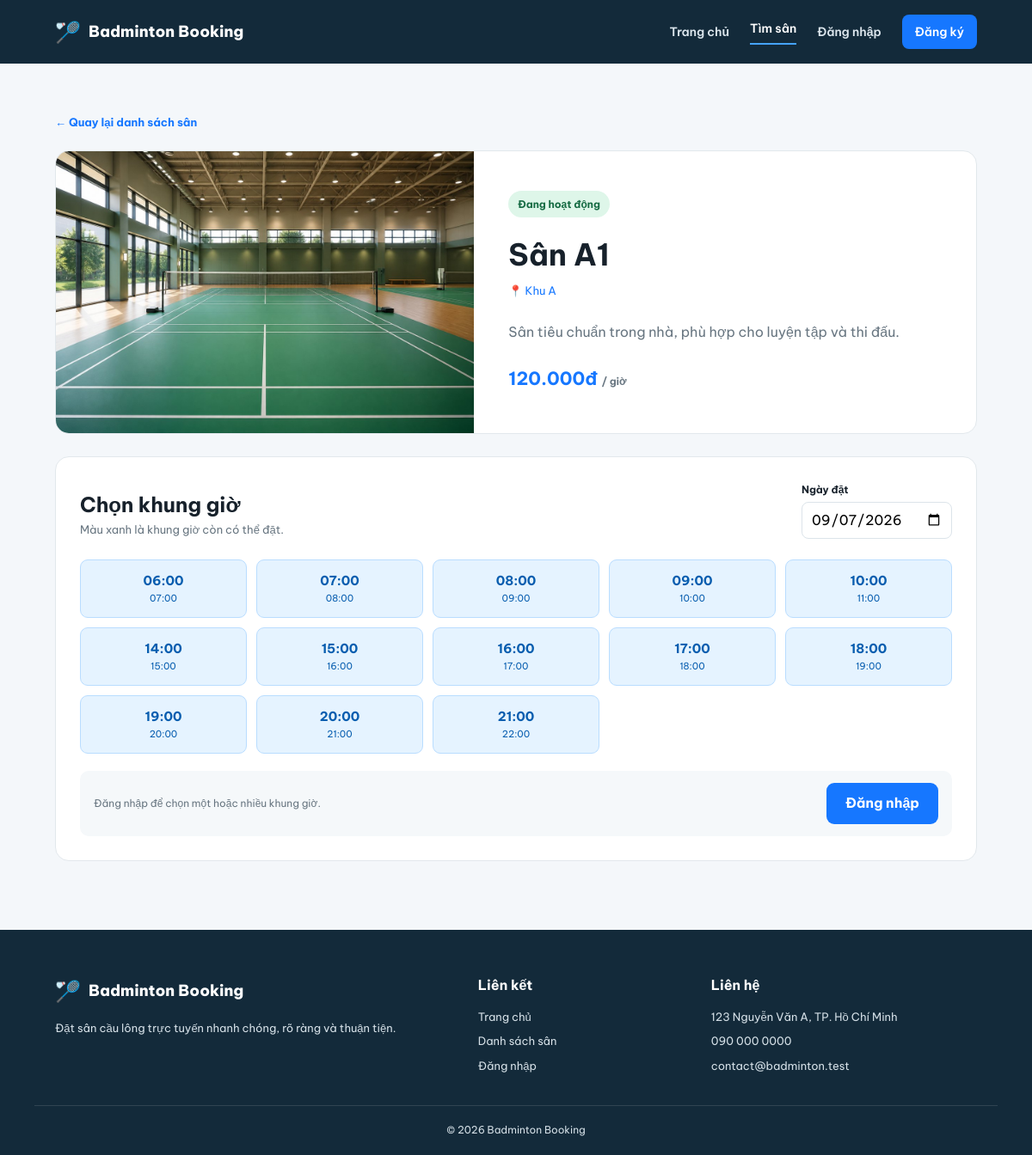
The app's page /courts/detail.php?id=1 with its own data.
### tables this page shows
CREATE TABLE courts (
    court_id INT UNSIGNED AUTO_INCREMENT PRIMARY KEY,
    court_name VARCHAR(100) NOT NULL,
    location VARCHAR(150) NOT NULL,
    description TEXT NULL,
    price_per_hour DECIMAL(10, 2) UNSIGNED NOT NULL,
    image_path VARCHAR(255) NULL,
    status ENUM('active', 'maintenance', 'inactive') NOT NULL DEFAULT 'active',
    created_at TIMESTAMP NOT NULL DEFAULT CURRENT_TIMESTAMP,
    updated_at TIMESTAMP NOT NULL DEFAULT CURRENT_TIMESTAMP ON UPDATE CURRENT_TIMESTAMP
);

CREATE TABLE time_slots (
    slot_id SMALLINT UNSIGNED AUTO_INCREMENT PRIMARY KEY,
    start_time TIME NOT NULL,
    end_time TIME NOT NULL,
    UNIQUE KEY unique_time_slot (start_time, end_time)
);

### includes/functions.php (called while the page is built, shortened)
<?php
function e(mixed $value): string
{
    return htmlspecialchars((string) $value, ENT_QUOTES, 'UTF-8');
}
function url(string $path = ''): string
{
    return BASE_URL . ltrim($path, '/');
}
function project_image_url(?string $path): ?string
{
    $normalized_path = ltrim(str_replace('\\', '/', trim((string) $path)), '/');
    $file_path = dirname(__DIR__)
        . DIRECTORY_SEPARATOR
        . str_replace('/', DIRECTORY_SEPARATOR, $normalized_path);
    return is_file($file_path) ? url($normalized_path) : null;
}

### includes/auth.php (called while the page is built, shortened)
<?php
require_once __DIR__ . '/functions.php';
function is_logged_in(): bool
{
    return isset($_SESSION['user_id']);
}

### courts/detail.php (the view, shortened to what this page needs)
<?php
require_once __DIR__ . '/../config/database.php';
require_once __DIR__ . '/../includes/functions.php';
require_once __DIR__ . '/../includes/auth.php';
$court_id = filter_var($_GET['id'] ?? null, FILTER_VALIDATE_INT);
$selected_date = $_GET['date'] ?? date('Y-m-d');
$court_stmt = $conn->prepare(
    "SELECT court_id, court_name, location, description, price_per_hour, image_path, status
     FROM courts
     WHERE court_id = ? AND status != 'inactive'
     LIMIT 1"
);
$court_stmt->execute([$court_id]);
$court = $court_stmt->fetch();
$image_url = project_image_url($court['image_path'] ?? null);
$slot_stmt = $conn->prepare(
    "SELECT
        ts.slot_id,
        ts.start_time,
        ts.end_time,
        CASE WHEN b.booking_id IS NULL THEN 1 ELSE 0 END AS is_available
     FROM time_slots ts
     LEFT JOIN bookings b
        ON b.slot_id = ts.slot_id
        AND b.court_id = ?
        AND b.booking_date = ?
        AND b.booking_status IN ('pending', 'confirmed')
     ORDER BY ts.start_time"
);
$slot_stmt->execute([$court_id, $selected_date]);
$time_slots = $slot_stmt->fetchAll();
require_once __DIR__ . '/../includes/header.php';
?>
<section class="court-detail-section">
    <div class="container">
        <a class="back-link" href="<?= e(url('courts/?date=' . $selected_date)) ?>">← Quay lại danh sách sân</a>
        <div class="court-detail-grid">
            <div class="detail-cover <?= $image_url === null ? 'court-cover-' . ((($court['court_id'] - 1) % 3) + 1) : '' ?>">
                <?php if ($image_url !== null): ?>
                    <img src="<?= e($image_url) ?>" alt="<?= e($court['court_name']) ?>">
                <?php else: ?>
                    <span>🏸</span>
                <?php endif; ?>
            </div>
            <div class="detail-info">
                <span class="availability <?= $court['status'] === 'maintenance' ? 'full' : '' ?>">
                    <?= $court['status'] === 'maintenance' ? 'Đang bảo trì' : 'Đang hoạt động' ?>
                </span>
                <h1><?= e($court['court_name']) ?></h1>
                <p class="court-location">📍 <?= e($court['location']) ?></p>
                <p><?= e($court['description']) ?></p>
                <strong class="detail-price"><?= number_format((float) $court['price_per_hour'], 0, ',', '.') ?>đ <small>/ giờ</small></strong>
            </div>
        </div>
        <div class="schedule-card">
            <div class="schedule-heading">
                <div>
                    <h2>Chọn khung giờ</h2>
                    <p>Màu xanh là khung giờ còn có thể đặt.</p>
                </div>
                <form class="date-filter-form" method="get">
                    <label for="date">Ngày đặt</label>
                    <input id="date" name="date" type="date" min="<?= date('Y-m-d') ?>" value="<?= e($selected_date) ?>">
                </form>
            </div>
            <?php if ($court['status'] === 'maintenance'): ?>
                <div class="maintenance-notice">Sân đang bảo trì và chưa thể nhận đặt sân.</div>
            <?php else: ?>
                <?php if (is_logged_in()): ?>
                    <form class="multi-slot-form" action="<?= e(url('booking/create.php')) ?>" method="get">
                        <input type="hidden" name="court_id" value="<?= (int) $court['court_id'] ?>">
                        <input type="hidden" name="date" value="<?= e($selected_date) ?>">
                        <div class="slot-grid">
                <?php else: ?>
                    <div class="slot-grid">
                <?php endif; ?>
                    <?php foreach ($time_slots as $slot): ?>
                        <?php
                        $has_ended = $selected_date === date('Y-m-d')
                            && $slot['end_time'] <= date('H:i:s');
                        ?>
                        <?php if ((int) $slot['is_available'] === 1 && !$has_ended): ?>
                            <?php if (is_logged_in()): ?>
                                <label class="time-slot available selectable">
                                    <input type="checkbox" name="slot_ids[]" value="<?= (int) $slot['slot_id'] ?>">
                                    <strong><?= e(substr($slot['start_time'], 0, 5)) ?></strong>
                                    <span><?= e(substr($slot['end_time'], 0, 5)) ?></span>
                                </label>
                            <?php else: ?>
                                <div class="time-slot available">
                                    <strong><?= e(substr($slot['start_time'], 0, 5)) ?></strong>
                                    <span><?= e(substr($slot['end_time'], 0, 5)) ?></span>
                                </div>
                            <?php endif; ?>
                        <?php endif; ?>
                    <?php endforeach; ?>
                        </div>
                <?php if (is_logged_in()): ?>
                        <div class="slot-selection-footer">
                            <span>Đã chọn <strong class="selected-slot-count">0</strong> khung giờ</span>
                            <button class="button button-primary multi-slot-submit" type="submit" disabled>Tiếp tục đặt sân</button>
                        </div>
                    </form>
                <?php else: ?>
                    <div class="slot-login-notice">
                        <span>Đăng nhập để chọn một hoặc nhiều khung giờ.</span>
                        <a class="button button-primary" href="<?= e(url('auth/login.php')) ?>">Đăng nhập</a>
                    </div>
                <?php endif; ?>
            <?php endif; ?>
        </div>
    </div>
</section>
<?php require_once __DIR__ . '/../includes/footer.php'; ?>

### assets/css/main.css (style rules this page uses)
:root { --navy: #132a3a; --blue: #1677ff; --blue-dark: #075dcc; --green: #16a085; --text: #17212b; --muted: #687681; --surface: #ffffff; --background: #f4f7fa; --border: #dce4ea; --shadow: 0 12px 35px rgba(24, 48, 67, 0.1); }
* { box-sizing: border-box; margin: 0; padding: 0; }
html { scroll-behavior: smooth; }
body { background: var(--background); color: var(--text); font-family: "Be Vietnam Pro", Arial, sans-serif; line-height: 1.6; }
a { color: inherit; text-decoration: none; }
button, input, select { font: inherit; }
.container { margin: 0 auto; max-width: 1120px; padding-left: 24px; padding-right: 24px; width: 100%; }
.button { align-items: center; border: 0; border-radius: 9px; cursor: pointer; display: inline-flex; font-weight: 700; justify-content: center; min-height: 48px; padding: 0 22px; transition: background-color 0.2s, transform 0.2s; }
.button-primary { background: var(--blue); color: #fff; }
.court-location { color: var(--blue); font-size: 13px; margin: 8px 0; }

### assets/css/courts.css (style rules this page uses)
.court-list-section, .court-detail-section { min-height: 650px; padding: 55px 0 80px; }
.court-cover, .detail-cover { align-items: center; display: flex; justify-content: center; overflow: hidden; }
.court-cover img, .detail-cover img { height: 100%; object-fit: cover; width: 100%; }
.court-location { color: var(--blue); font-size: 13px; margin-top: 4px; }
.availability { background: #def6e9; border-radius: 20px; color: #146a42; font-size: 12px; font-weight: 700; padding: 6px 11px; }
.list-court-footer strong, .detail-price { color: var(--blue); font-size: 21px; }
.list-court-footer small, .detail-price small { color: var(--muted); font-size: 12px; }
.back-link { color: var(--blue); display: inline-block; font-size: 13px; font-weight: 700; margin-bottom: 22px; }
.court-detail-grid { background: #fff; border: 1px solid #e2e8ec; border-radius: 16px; display: grid; grid-template-columns: 1fr 1.2fr; min-height: 330px; overflow: hidden; }
.detail-info { align-items: flex-start; display: flex; flex-direction: column; justify-content: center; padding: 40px; }
.detail-info h1 { font-size: 35px; margin-top: 15px; }
.detail-info > p:not(.court-location) { color: var(--muted); margin: 17px 0 24px; }
.schedule-card { background: #fff; border: 1px solid #e2e8ec; border-radius: 16px; margin-top: 26px; padding: 28px; }
.schedule-heading { align-items: end; display: flex; justify-content: space-between; margin-bottom: 24px; }
.schedule-heading h2 { font-size: 24px; }
.schedule-heading p { color: var(--muted); font-size: 13px; }
.schedule-heading label { display: block; font-size: 12px; font-weight: 700; margin-bottom: 5px; }
.schedule-heading input { border: 1px solid var(--border); border-radius: 8px; height: 43px; padding: 0 10px; }
.slot-grid { display: grid; gap: 11px; grid-template-columns: repeat(5, 1fr); }
.time-slot { align-items: center; border-radius: 9px; display: flex; flex-direction: column; justify-content: center; min-height: 68px; }
.time-slot strong { font-size: 15px; }
.time-slot span { font-size: 11px; }
.time-slot.available { background: #e5f3ff; border: 1px solid #b9ddff; color: #075daf; }
.slot-selection-footer, .slot-login-notice { align-items: center; background: #f5f8fa; border-radius: 10px; display: flex; justify-content: space-between; margin-top: 20px; padding: 14px 16px; }
.slot-selection-footer span, .slot-login-notice span { color: var(--muted); font-size: 12px; }

### records on screen
courts: image_path (picture), court_name "Sân A1", location "Khu A", description "Sân tiêu chuẩn trong nhà, phù hợp cho luyện tập và thi đấu.", price_per_hour "120.000"
time_slots: start_time "06:00", end_time "07:00"
time_slots: start_time "07:00", end_time "08:00"
time_slots: start_time "08:00", end_time "09:00"
time_slots: start_time "09:00", end_time "10:00"
time_slots: start_time "10:00", end_time "11:00"
time_slots: start_time "14:00", end_time "15:00"
time_slots: start_time "15:00", end_time "16:00"
time_slots: start_time "16:00", end_time "17:00"
time_slots: start_time "17:00", end_time "18:00"
time_slots: start_time "18:00", end_time "19:00"
time_slots: start_time "19:00", end_time "20:00"
time_slots: start_time "20:00", end_time "21:00"
time_slots: start_time "21:00", end_time "22:00"
